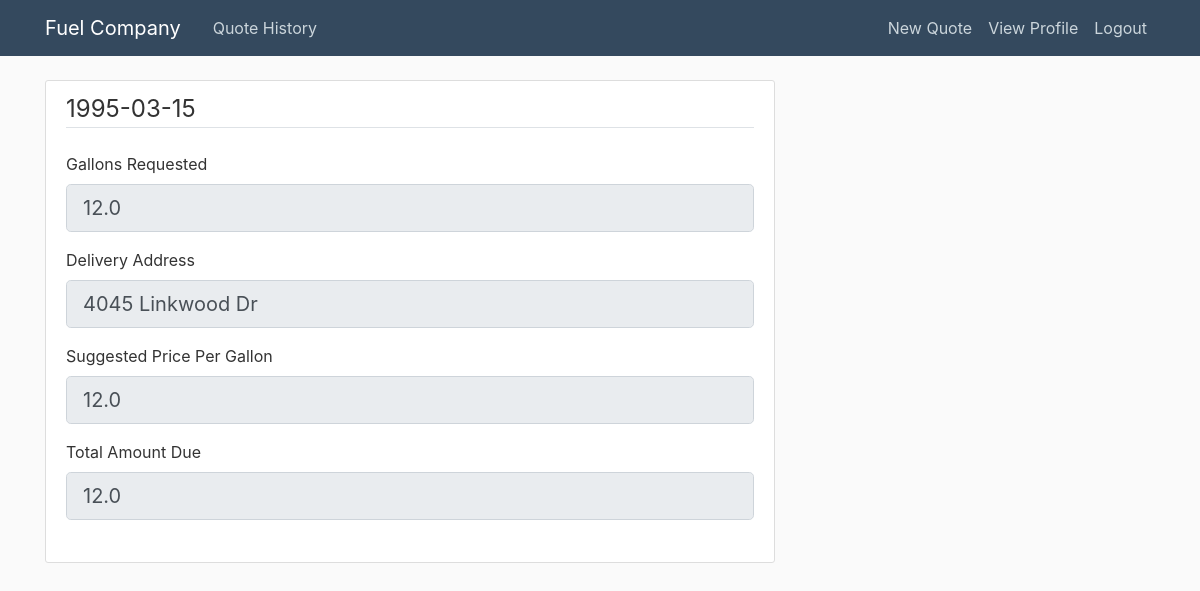
/quote/1 (signed in), run on an earlier commit of the app's database.
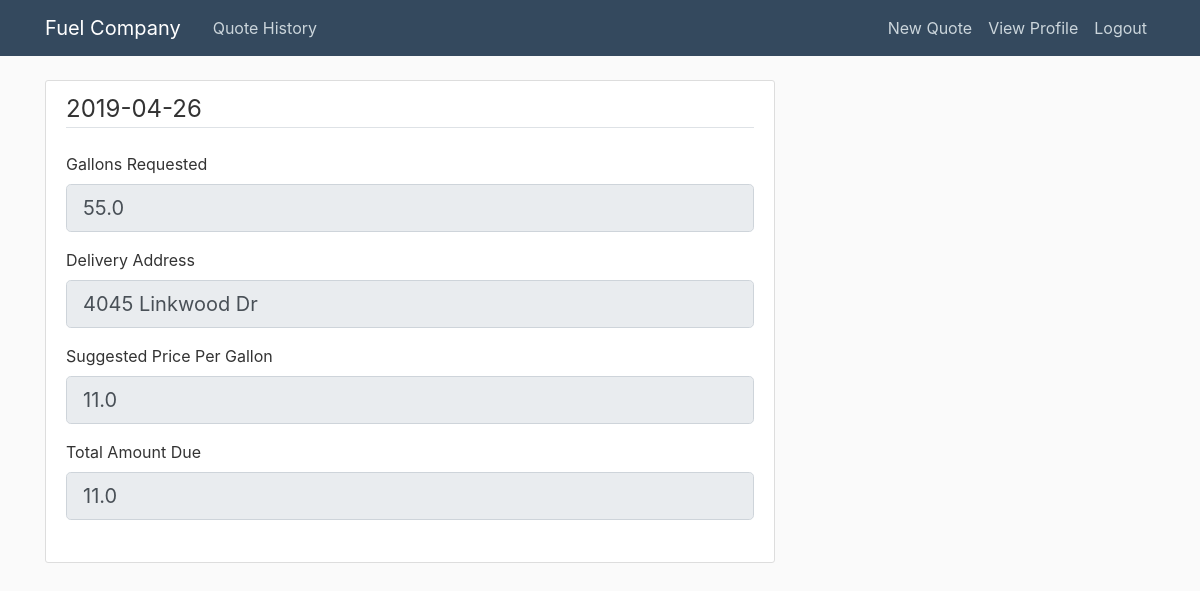
And on a later commit of the database.
### app/models.py (models this page shows, shortened)
class Quote(db.Model):
    id = db.Column(db.Integer, primary_key=True)
    gallons_requested = db.Column(db.Float(), nullable=False)
    date_requested = db.Column(db.Text(), nullable=False, default=datetime.utcnow)
    delivery_address = db.Column(db.String(120), nullable=False)
    suggested_price = db.Column(db.Float(), nullable=True)
    total_amount_due = db.Column(db.Float(), nullable=True)
    user_id = db.Column(db.Integer, db.ForeignKey('user.id'), nullable=False)

### app/quotes/routes.py (the view)
@quotes.route("/quote/<int:quote_id>")
@login_required
def quote(quote_id):
    quote = Quote.query.get_or_404(quote_id)
    form = QuoteForm()
    form.gallons_requested.data = quote.gallons_requested
    form.delivery_address.data = quote.delivery_address
    form.suggested_price.data = quote.suggested_price
    form.total_amount_due.data = quote.total_amount_due
    return render_template('quote.html', title=quote.date_requested, form=form)

### app/quotes/forms.py
class QuoteForm(FlaskForm):
    gallons_requested = FloatField('Gallons Requested',
                                   validators=[DataRequired()])
    delivery_address = StringField('Delivery Address', render_kw={'readonly': True})
    date_requested = DateField('Date Requested', format='%Y-%m-%d', validators=[DataRequired()])
    suggested_price = StringField('Suggested Price Per Gallon', render_kw={'readonly': True})
    total_amount_due = StringField('Total Amount Due', render_kw={'readonly': True})
    get_quote = SubmitField('Get Quote')
    get_price = SubmitField('Get Price')

### app/models.py (called while the page is built)
@login_manager.user_loader
def load_user(user_id):
    return User.query.get(int(user_id))

### app/templates/quote.html (shortened to what this page needs)
{% extends "layout.html" %}
{% block content %}
<div class="content-section">
    <form action="">
        <fieldset class="form-group">
            <legend class="border-bottom mb-4">{{ title }}</legend>
            <div class="form-group">
                {{ form.gallons_requested.label(class="form-control-label") }}
                {% if form.gallons_requested.errors %}
                {{ form.gallons_requested(class="form-control form-control-lg is-invalid") }}
                <div class="invalid-feedback">
                    {% for error in form.gallons_requested.errors %}
                    <span>{{ error }}</span>
                    {% endfor %}
                </div>
                {% else %}
                {{ form.gallons_requested(class="form-control form-control-lg", disabled=True) }}
                {% endif %}
            </div>
            <div class="form-group">
                {{ form.delivery_address.label(class="form-control-label") }}
                {% if form.delivery_address.errors %}
                {{ form.delivery_address(class="form-control form-control-lg is-invalid") }}
                <div class="invalid-feedback">
                    {% for error in form.delivery_address.errors %}
                    <span>{{ error }}</span>
                    {% endfor %}
                </div>
                {% else %}
                {{ form.delivery_address(class="form-control form-control-lg", disabled=True) }}
                {% endif %}
            </div>
            <div class="form-group">
                {{ form.suggested_price.label(class="form-control-label") }}
                {% if form.suggested_price.errors %}
                {{ form.suggested_price(class="form-control form-control-lg is-invalid") }}
                <div class="invalid-feedback">
                    {% for error in form.suggested_price.errors %}
                    <span>{{ error }}</span>
                    {% endfor %}
                </div>
                {% else %}
                {{ form.suggested_price(class="form-control form-control-lg", disabled=True) }}
                {% endif %}
            </div>
            <div class="form-group">
                {{ form.total_amount_due.label(class="form-control-label") }}
                {% if form.total_amount_due.errors %}
                {{ form.total_amount_due(class="form-control form-control-lg is-invalid") }}
                <div class="invalid-feedback">
                    {% for error in form.total_amount_due.errors %}
                    <span>{{ error }}</span>
                    {% endfor %}
                </div>
                {% else %}
                {{ form.total_amount_due(class="form-control form-control-lg", disabled=True) }}
                {% endif %}
            </div>
        </fieldset>
    </form>
</div>
{% endblock content %}

What changed in the data, as far as the page shows it:
changed Quote "4045 Linkwood Dr": date_requested "1995-03-15" → "2019-04-26"; gallons_requested "12.0" → "55.0"; suggested_price "12.0" → "11.0"; total_amount_due "12.0" → "11.0"
